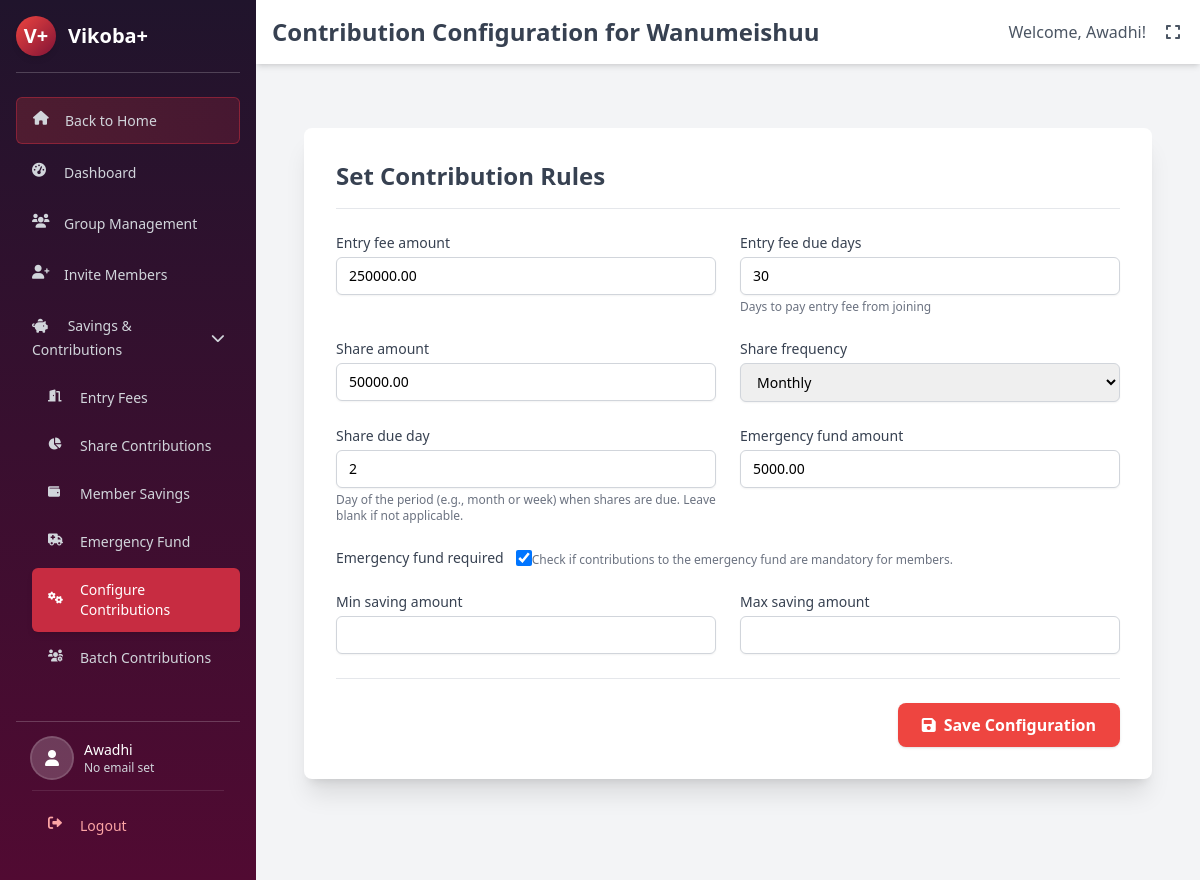
The page /api/groups/5/configure-contributions/ (signed in) on the database as committed earlier.
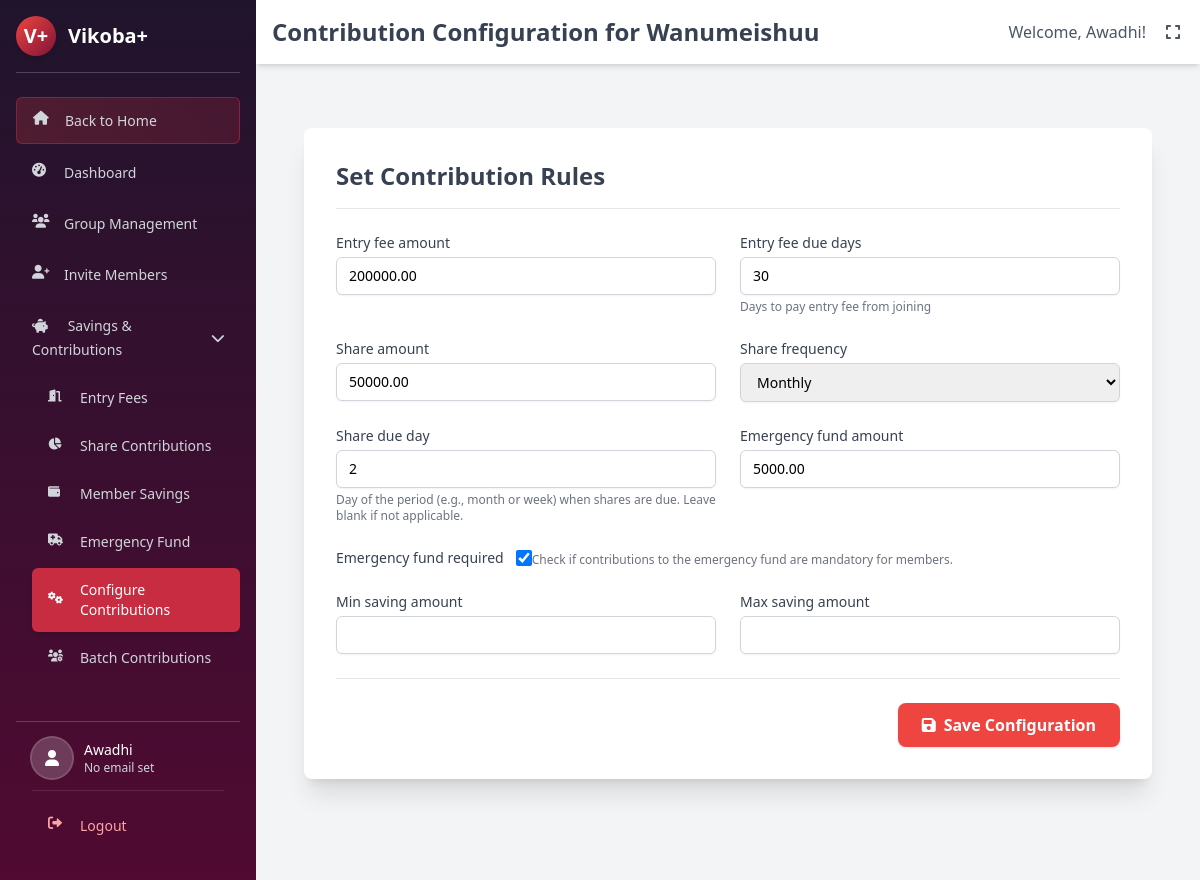
The same page on the database as committed later.
### groups/models.py (models this page shows, shortened)
class KikobaContributionConfig(models.Model):
    kikoba = models.OneToOneField(Kikoba, on_delete=models.CASCADE, related_name='contribution_config')
    entry_fee_amount = models.DecimalField(max_digits=10, decimal_places=2, default=0)
    entry_fee_due_days = models.PositiveIntegerField(default=30, help_text="Days to pay entry fee from joining")
    share_amount = models.DecimalField(max_digits=10, decimal_places=2, default=0)
    share_frequency = models.CharField(max_length=10, choices=Kikoba.FREQUENCY_CHOICES, default='monthly')
    share_due_day = models.PositiveIntegerField(null=True, blank=True, help_text="Day of period shares are due")
    emergency_fund_amount = models.DecimalField(max_digits=10, decimal_places=2, default=0)
    emergency_fund_required = models.BooleanField(default=False)
    min_saving_amount = models.DecimalField(max_digits=10, decimal_places=2, null=True, blank=True)
    max_saving_amount = models.DecimalField(max_digits=10, decimal_places=2, null=True, blank=True)

### groups/views.py (the view)
# urls.py: path('<int:kikoba_id>/configure-contributions/', views.kikoba_contribution_config_view, name='kikoba_contribution_config'),
@login_required
def kikoba_contribution_config_view(request, kikoba_id):
    kikoba = get_object_or_404(Kikoba, id=kikoba_id)
    if not (request.user == kikoba.created_by or request.user.user_kikoba_memberships.filter(kikoba=kikoba, role='kikoba_admin').exists()):
        messages.error(request, "You don't have permission to configure this Kikoba.")
        return redirect(reverse_lazy('dashboard:kikoba_admin_dashboard', kwargs={'kikoba_id': kikoba.id}))
    config, created = KikobaContributionConfig.objects.get_or_create(kikoba=kikoba)
    if request.method == 'POST':
        form = KikobaContributionConfigForm(request.POST, instance=config)
        if form.is_valid():
            form.save()
            messages.success(request, 'Contribution configuration updated successfully.')
            return redirect(reverse_lazy('groups:kikoba_contribution_config', kwargs={'kikoba_id': kikoba.id}))
        else:
            messages.error(request, 'Please correct the errors below.')
    else:
        form = KikobaContributionConfigForm(instance=config)
    context = {
        'form': form,
        'current_kikoba': kikoba,
        'page_title': f'Configure Contributions for {kikoba.name}'
    }
    return render(request, 'groups/kikoba_contribution_config.html', context)

### groups/templates/groups/kikoba_contribution_config.html (shortened to what this page needs)
{% extends "dashboard/base_dashboard_new.html" %}
{% load static %}
{% block page_title %}Contribution Configuration for {{ current_kikoba.name }}{% endblock %}
{% block dashboard_content %}
<div class="container mx-auto px-4 py-8">
    <div class="bg-white shadow-xl rounded-lg p-6 md:p-8">
        <h2 class="text-2xl font-semibold text-gray-700 mb-6 border-b pb-4">Set Contribution Rules</h2>
        <form method="post" class="space-y-6">
            <div class="grid grid-cols-1 md:grid-cols-2 gap-6">
                {% for field in form %}
                    <div class="{% if field.name == 'emergency_fund_required' %}md:col-span-2 flex items-center{% else %}space-y-1{% endif %}">
                        <label for="{{ field.id_for_label }}" class="block text-sm font-medium text-gray-700 {% if field.name == 'emergency_fund_required' %}mr-3{% endif %}">{{ field.label }}</label>
                        {{ field }}
                        {% if field.help_text %}
                            <p class="mt-1 text-xs text-gray-500">{{ field.help_text }}</p>
                        {% endif %}
                    </div>
                {% endfor %}
            </div>
            <div class="pt-6 border-t border-gray-200 flex justify-end">
                <button type="submit" class="bg-bright-red hover:bg-ruby-red text-white font-bold py-2.5 px-6 rounded-lg shadow hover:shadow-md transition-all duration-150">
                    <i class="fas fa-save mr-2"></i>Save Configuration
                </button>
            </div>
        </form>
    </div>
</div>
{% endblock %}

Rows that differ between the two databases and show on the page:
changed KikobaContributionConfig "Monthly": entry_fee_amount "250000.00" → "200000.00"
